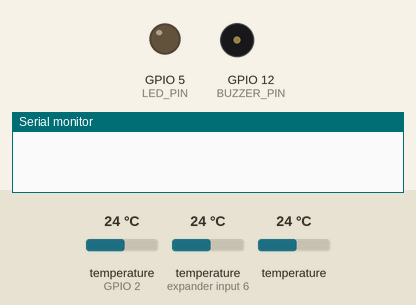
Bench run of a sketch on a simulated ESP8266 (NodeMCU). Parts: output pins drawn as LEDs (lit = HIGH), buzzer (waves = sounding, pin HIGH), the last lines printed to the serial monitor. Inputs (shaded band) come from the test bench; at power-on: temperature (sensors on GPIO 2, expander input 6) 24 °C, temperature 24 °C. WiFi joins after 1.5 s; servers stay silent unless stated.

Above: at 0.1 s.
At 7.7 s:
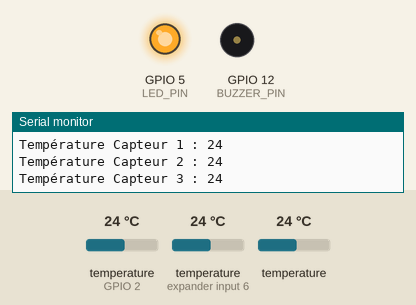
Timing chart, 0 to 9.2 s (numbered marks = the images above):
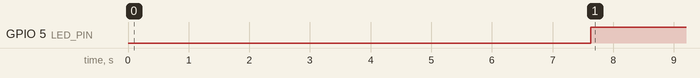

The sketch:

frigoV2.ino
```cpp
#define BLYNK_TEMPLATE_ID "TMPL5_Euk2iiv"
#define BLYNK_TEMPLATE_NAME "frigo"
#define BLYNK_AUTH_TOKEN "BuCpxnkWLHhz_TO2JgT2jDItUc8WfHJz"

#define BLYNK_PRINT Serial
#include <ESP8266WiFi.h>
#include <WiFiClient.h>
#include <BlynkSimpleEsp8266.h>
#include <OneWire.h>
#include <DallasTemperature.h>

#define DS18B20 2    // Connecté au GPIO2
#define LED_PIN 5    // LED connectée au GPIO5 (D1)
#define BUZZER_PIN 12 // Buzzer connecté au GPIO12 (D6)

OneWire oneWire(DS18B20);
DallasTemperature sensors(&oneWire);

char auth[] = BLYNK_AUTH_TOKEN;
char ssid[] = "Livebox-D560";
char pass[] = "WdricyHi3fsH3s5wTQ";

BlynkTimer timer;
unsigned long tempAboveStart[3] = {0, 0, 0}; // Chrono pour dépassement de seuil
bool isAlertSent[3] = {false, false, false}; // État de l'alerte
bool isBuzzerOn = false; // État du buzzer (évite de le désactiver trop tôt)
bool isWiFiDisconnected = false;
unsigned long lastSendTime = 0; // Chrono pour envoi à Blynk

const int alertThresholds[3] = {-15, 8, 10}; // Seuils de température
const int virtualPins[3] = {V0, V1, V2}; // Pins virtuels Blynk

// Adresses uniques des capteurs
DeviceAddress capteur1 = {0x28, 0x61, 0x64, 0x09, 0x51, 0xBF, 0x6F, 0x99};
DeviceAddress capteur2 = {0x28, 0x61, 0x64, 0x09, 0x53, 0xD5, 0xBF, 0x3C};
DeviceAddress capteur3 = {0x28, 0x61, 0x64, 0x09, 0x51, 0x94, 0xC6, 0x48};

void checkTemperature()
{
  sensors.requestTemperatures();
  int temps[3] = {
    sensors.getTempC(capteur1),
    sensors.getTempC(capteur2),
    sensors.getTempC(capteur3)
  };

  bool sensorError = false;
  bool tempExceeded = false;

  for (int i = 0; i < 3; i++) {
    Serial.print("Température Capteur ");
    Serial.print(i + 1);
    Serial.print(" : ");
    Serial.println(temps[i]);

    if (temps[i] == -127) {
      sensorError = true; // Un capteur est déconnecté
    }

    if (temps[i] > alertThresholds[i]) {
      if (tempAboveStart[i] == 0) {
        tempAboveStart[i] = millis(); // Démarrer le chrono si dépassement
      }

      if (!isAlertSent[i] && (millis() - tempAboveStart[i] >= 3600000)) { // 1 heure dépassée
        if (i == 0) {
          Blynk.logEvent("temp_alert_1", "Température capteur 1 au-dessus du seuil !");
        } else if (i == 1) {
          Blynk.logEvent("temp_alert_2", "Température capteur 2 au-dessus du seuil !");
        } else if (i == 2) {
          Blynk.logEvent("temp_alert_3", "Température capteur 3 au-dessus du seuil !");
        }
        isAlertSent[i] = true;
        tempExceeded = true;
        isBuzzerOn = true; // Activer le buzzer en continu
      }
    } else {
      tempAboveStart[i] = 0;
      isAlertSent[i] = false;
    }
  }

  // Envoi à Blynk toutes les 5 minutes
  if (millis() - lastSendTime >= 300000) { // 5 minutes = 300 000 ms
    for (int i = 0; i < 3; i++) {
      Blynk.virtualWrite(virtualPins[i], temps[i]);
    }
    lastSendTime = millis();
  }

  // Gestion du buzzer selon l'état
  if (isWiFiDisconnected) {
    // Problème Wi-Fi : bip toutes les secondes
    digitalWrite(BUZZER_PIN, HIGH);
    delay(500);
    digitalWrite(BUZZER_PIN, LOW);
    delay(500);
  } else if (sensorError) {
    // Sonde déconnectée : bip toutes les secondes
    digitalWrite(BUZZER_PIN, HIGH);
    delay(500);
    digitalWrite(BUZZER_PIN, LOW);
    delay(500);
  } else if (isBuzzerOn) {
    // Dépassement de température après 1h : bip en continu jusqu'à ce que la température redescende
    digitalWrite(BUZZER_PIN, HIGH);
  } else {
    digitalWrite(BUZZER_PIN, LOW);
  }
}

void checkWiFi()
{
  if (WiFi.status() == WL_CONNECTED) {
    digitalWrite(LED_PIN, HIGH);
    isWiFiDisconnected = false;
  } else {
    digitalWrite(LED_PIN, LOW);
    isWiFiDisconnected = true;
  }
}

void setup()
{
  Serial.begin(9600);
  sensors.begin();

  pinMode(LED_PIN, OUTPUT);
  pinMode(BUZZER_PIN, OUTPUT);
  digitalWrite(BUZZER_PIN, LOW);

  Blynk.begin(auth, ssid, pass);

  timer.setInterval(1000L, checkTemperature); // Vérification chaque seconde
  timer.setInterval(5000L, checkWiFi); // Vérification WiFi toutes les 5 secondes
}

void loop()
{
  Blynk.run();
  timer.run();
}
```

Measured:
- by itself, GPIO 5 (LED_PIN): LOW → HIGH at 7.6 s
